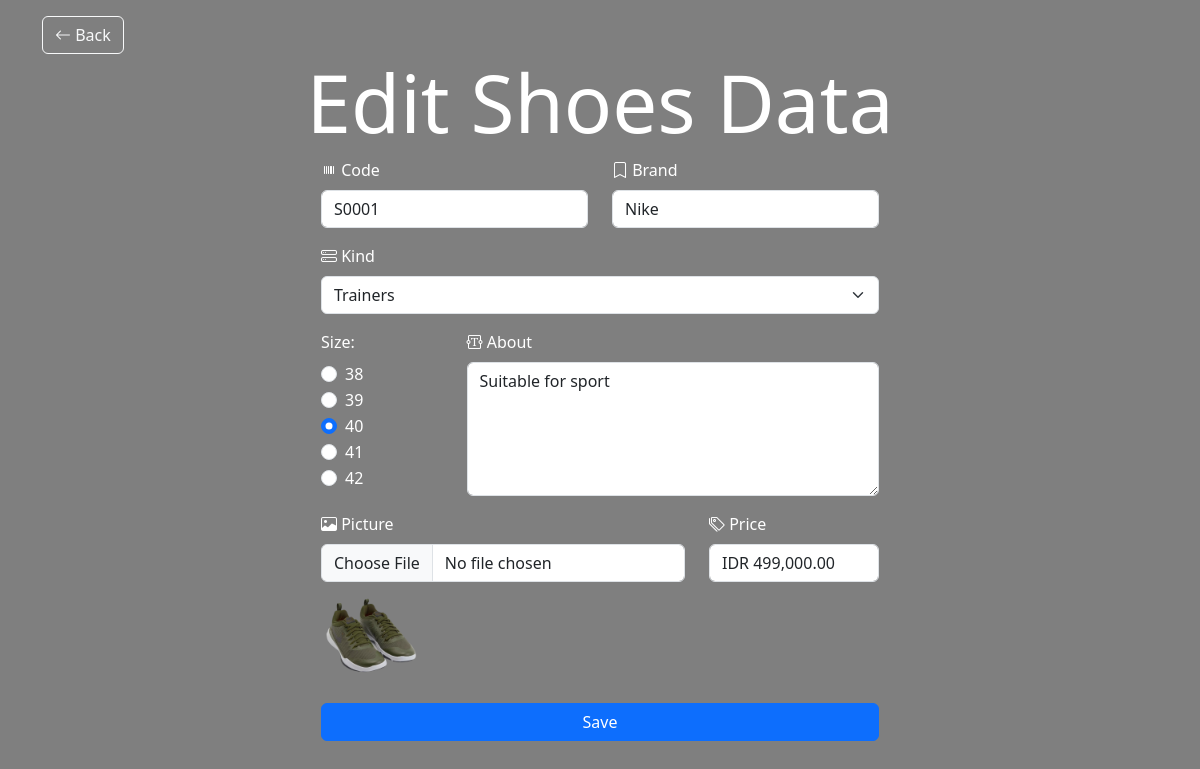
The app's page /edit_shoes.php?code_s=S0001 with its own data.
### tables this page shows
CREATE TABLE `shoes` (
  `code_s` char(5) NOT NULL,
  `brand` varchar(50) NOT NULL,
  `ctgry_code_s` char(5) NOT NULL,
  `size` varchar(3) NOT NULL,
  `about` text NOT NULL,
  `picture` text NOT NULL,
  `price` varchar(1000) NOT NULL
);

CREATE TABLE `category_s` (
  `ctgry_code_s` char(5) NOT NULL,
  `kind` char(50) NOT NULL
);

### edit_shoes.php (the view, shortened to what this page needs)
<?php
include "connect.php";
$code_s = $_GET['code_s'];
$query = mysqli_query($con, "SELECT * FROM shoes WHERE code_s='$code_s'");
$rows = mysqli_fetch_array($query);
?>
<!DOCTYPE html>
<html lang="en">
<head>
    <link rel="stylesheet" href="css/bootstrap.min.css" />
    <link rel="stylesheet" href="https://cdn.jsdelivr.net/npm/bootstrap-icons@1.10.3/font/bootstrap-icons.css" />
</head>
<body class="shoes">
    <div class="container mt-3">
        <a href="shoes.php" class="btn btn-outline-light"><i class="bi bi-arrow-left"></i> Back</a>
        <h1 class="display-1 text-white text-center">Edit Shoes Data</h1>
        <form class="w-50 mx-auto text-white" method="post" enctype="multipart/form-data">
            <div class="row mb-3">
                <div class="col-6">
                    <label for="code_s" class="form-label"><i class="bi bi-upc"></i> Code</label>
                    <input id="code_s" type="text" class="form-control" name="code_s" value="<?= $rows['code_s'] ?>">
                </div>
                <div class="col-6">
                    <label for="brand" class="form-label"><i class="bi bi-bookmark"></i> Brand</label>
                    <input id="brand" type="text" class="form-control" name="brand" value="<?= $rows['brand'] ?>">
                </div>
            </div>
            <div class="mb-3">
                <label for="ctgry_code_s" class="form-label"><i class="bi bi-hdd-stack"></i> Kind</label>
                <select id="ctgry_code_s" type="text" class="form-select" name="ctgry_code_s">
                    <?php
                    $tampil = mysqli_query($con, "SELECT * FROM category_s ORDER BY kind");
                    while ($w = mysqli_fetch_array($tampil)) {
                    ?>
                        <option value="<?php echo $w['ctgry_code_s']; ?>" <?php echo ($w['ctgry_code_s'] == $rows['ctgry_code_s']) ? 'selected' : ''; ?>><?php echo $w['kind'] ?></option>
                    <?php
                    }
                    ?>
                </select>
            </div>
            <div class="row mb-3">
                <div class="col-3">
                    <label class="form-label">Size:</label>
                    <div class="form-check">
                        <input id="flexRadioDefault1" class="form-check-input" type="radio" value="38" name="size" <?php
                                                                                                                    if ($rows['size'] == "38") {
                                                                                                                        echo "checked";
                                                                                                                    } ?>>
                        <label for="flexRadioDefault1" class="form-check-label">
                            38
                        </label>
                    </div>
                    <div class="form-check">
                        <input id="flexRadioDefault2" class="form-check-input" type="radio" value="39" name="size" <?php
                                                                                                                    if ($rows['size'] == "39") {
                                                                                                                        echo "checked";
                                                                                                                    } ?>>
                        <label for="flexRadioDefault2" class="form-check-label">
                            39
                        </label>
                    </div>
                    <div class="form-check">
                        <input id="flexRadioDefault3" class="form-check-input" type="radio" value="40" name="size" <?php
                                                                                                                    if ($rows['size'] == "40") {
                                                                                                                        echo "checked";
                                                                                                                    } ?>>
                        <label for="flexRadioDefault3" class="form-check-label">
                            40
                        </label>
                    </div>
                    <div class="form-check">
                        <input id="flexRadioDefault4" class="form-check-input" type="radio" value="41" name="size" <?php
                                                                                                                    if ($rows['size'] == "41") {
                                                                                                                        echo "checked";
                                                                                                                    } ?>>
                        <label for="flexRadioDefault4" class="form-check-label">
                            41
                        </label>
                    </div>
                    <div class="form-check">
                        <input id="flexRadioDefault5" class="form-check-input" type="radio" value="42" name="size" <?php
                                                                                                                    if ($rows['size'] == "42") {
                                                                                                                        echo "checked";
                                                                                                                    } ?>>
                        <label for="flexRadioDefault5" class="form-check-label">
                            42
                        </label>
                    </div>
                </div>
                <div class="col-9">
                    <label for="about" class="form-label"><i class="bi bi-textarea-t"></i> About</label>
                    <textarea id="about" class="form-control" rows="5" name="about"><?= $rows['about'] ?></textarea>
                </div>
            </div>
            <div class="row mb-3">
                <div class="col-8">
                    <label for="formFile" class="form-label"><i class="bi bi-image"></i> Picture</label>
                    <input id="formFile" type="file" class="form-control" name="picture">
                    <img src="img/shoes/<?= $rows['picture'] ?>" alt="picture" style="width: 100px; margin-top: 5px;">
                </div>
                <div class="col-4">
                    <label for="price" class="form-label"><i class="bi bi-tags"></i> Price</label>
                    <input id="price" type="text" class="form-control" name="price" value="<?= $rows['price'] ?>">
                </div>
            </div>
            <button type="submit" name="save" class="btn btn-primary mx-auto w-100" style="display: block;">Save</button>
        </form>
    </div>
</body>
</html>

### edit_shoes.php (style rules this page uses)
body { height: 100vh; background-image: linear-gradient(rgba(0, 0, 0, 0.5), rgba(0, 0, 0, 0.5)), url("img/shoes.jpg"); background-position: center; background-size: cover; }

### records on screen
shoes: code_s "S0001", brand "Nike", ctgry_code_s "Trainers", size "☐ 38", size "☐ 39", size "☑ 40", size "☐ 41", size "☐ 42", about "Suitable for sport", picture (picture), price "IDR 499,000.00"
